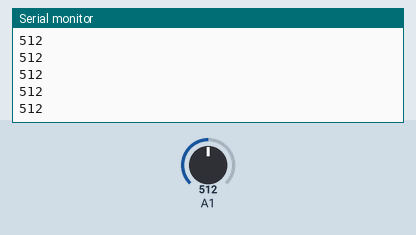
The sketch below on a simulated Arduino Uno, built with avr-gcc and run on an emulated ATmega328P. Parts: the last lines printed to the serial monitor. The inputs (shaded band) are chosen by the test bench; at power-on: A1 = 512.

Above: at 1.2 s.
1.3 s: A1 set to 716
At 2.3 s:
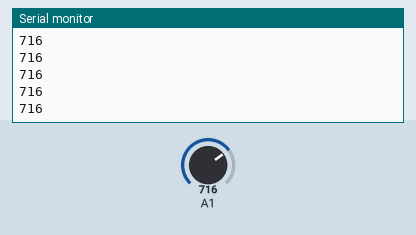
2.8 s: A1 set to 900
At 3.3 s:
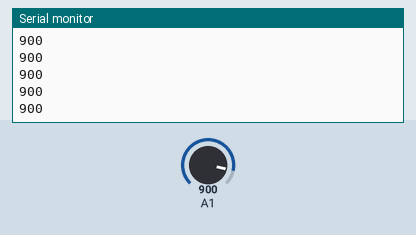
Timing chart, 0 to 5.8 s (numbered marks = the images above; inputs shaded):
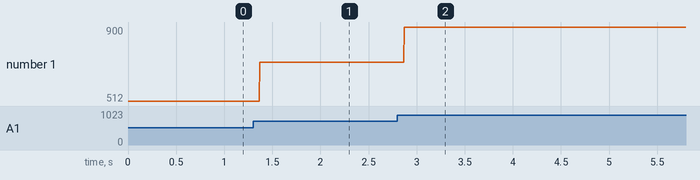

The sketch:

Photoresistor_Read.ino
```cpp
int val = 0;

void setup() {
  pinMode (A1, INPUT);
  Serial.begin (9600);
}

void loop() {
  val = analogRead (A1);
  Serial.println(val);
}
```

Measured:
- after the input at 1.3 s, the serial monitor: prints a new line after 0.07 s (image 1)
- after the input at 2.8 s, the serial monitor: prints a new line after 0.07 s (image 2)
- plotted number 1: 512 → 716 after the input at 1.3 s, 716 → 900 after the input at 2.8 s
